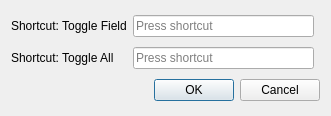
<?xml version="1.0" encoding="UTF-8"?>
<ui version="4.0">
 <class>Settings</class>
 <widget class="QDialog" name="Settings">
  <property name="windowModality">
   <enum>Qt::WindowModal</enum>
  </property>
  <property name="geometry">
   <rect>
    <x>0</x>
    <y>0</y>
    <width>331</width>
    <height>116</height>
   </rect>
  </property>
  <property name="sizePolicy">
   <sizepolicy hsizetype="Fixed" vsizetype="Fixed">
    <horstretch>0</horstretch>
    <verstretch>0</verstretch>
   </sizepolicy>
  </property>
  <property name="windowTitle">
   <string>Ze Frozen Fields Settings</string>
  </property>
  <layout class="QGridLayout" name="gridLayout">
   <item row="1" column="1">
    <widget class="QKeySequenceEdit" name="toggleAllShortcut">
     <property name="toolTip">
      <string>&lt;html&gt;&lt;head/&gt;&lt;body&gt;&lt;p&gt;The &amp;quot;Edit Current&amp;quot; window may be in one of two modes: obscure mode, or presentation mode. While in presentation mode, the persistent editor will &lt;span style=&quot; font-weight:600;&quot;&gt;not&lt;/span&gt; obscure the fields, when the card is currently showing the frontside of the card. This shortcut can be triggered in the editor. (default: &amp;quot;Ctrl+P&amp;quot;)&lt;/p&gt;&lt;/body&gt;&lt;/html&gt;</string>
     </property>
    </widget>
   </item>
   <item row="2" column="1" colspan="2">
    <widget class="QDialogButtonBox" name="buttonBox">
     <property name="orientation">
      <enum>Qt::Horizontal</enum>
     </property>
     <property name="standardButtons">
      <set>QDialogButtonBox::Cancel|QDialogButtonBox::Ok</set>
     </property>
    </widget>
   </item>
   <item row="1" column="0">
    <widget class="QLabel" name="toggleAllLabel">
     <property name="toolTip">
      <string>&lt;html&gt;&lt;head/&gt;&lt;body&gt;&lt;p&gt;The &amp;quot;Edit Current&amp;quot; window may be in one of two modes: obscure mode, or presentation mode. While in presentation mode, the persistent editor will &lt;span style=&quot; font-weight:600;&quot;&gt;not&lt;/span&gt; obscure the fields, when the card is currently showing the frontside of the card. This shortcut can be triggered in the editor. (default: &amp;quot;Ctrl+P&amp;quot;)&lt;/p&gt;&lt;/body&gt;&lt;/html&gt;</string>
     </property>
     <property name="text">
      <string>Shortcut: Toggle All</string>
     </property>
    </widget>
   </item>
   <item row="0" column="1">
    <widget class="QKeySequenceEdit" name="toggleFieldShortcut">
     <property name="toolTip">
      <string>&lt;html&gt;&lt;head/&gt;&lt;body&gt;&lt;p&gt;Use this shortcut to flip between the front and the back of a given card. Can be used in the reviewer window. (default: &amp;quot;C&amp;quot;)&lt;/p&gt;&lt;/body&gt;&lt;/html&gt;</string>
     </property>
    </widget>
   </item>
   <item row="0" column="0">
    <widget class="QLabel" name="toggleFieldLabel">
     <property name="toolTip">
      <string>&lt;html&gt;&lt;head/&gt;&lt;body&gt;&lt;p&gt;Use this shortcut to flip between the front and the back of a given card. Can be used in the reviewer window. (default: &amp;quot;C&amp;quot;)&lt;/p&gt;&lt;/body&gt;&lt;/html&gt;</string>
     </property>
     <property name="text">
      <string>Shortcut: Toggle Field</string>
     </property>
    </widget>
   </item>
  </layout>
 </widget>
 <resources/>
 <connections>
  <connection>
   <sender>buttonBox</sender>
   <signal>accepted()</signal>
   <receiver>Settings</receiver>
   <slot>accept()</slot>
   <hints>
    <hint type="sourcelabel">
     <x>248</x>
     <y>254</y>
    </hint>
    <hint type="destinationlabel">
     <x>157</x>
     <y>274</y>
    </hint>
   </hints>
  </connection>
  <connection>
   <sender>buttonBox</sender>
   <signal>rejected()</signal>
   <receiver>Settings</receiver>
   <slot>reject()</slot>
   <hints>
    <hint type="sourcelabel">
     <x>316</x>
     <y>260</y>
    </hint>
    <hint type="destinationlabel">
     <x>286</x>
     <y>274</y>
    </hint>
   </hints>
  </connection>
 </connections>
</ui>
